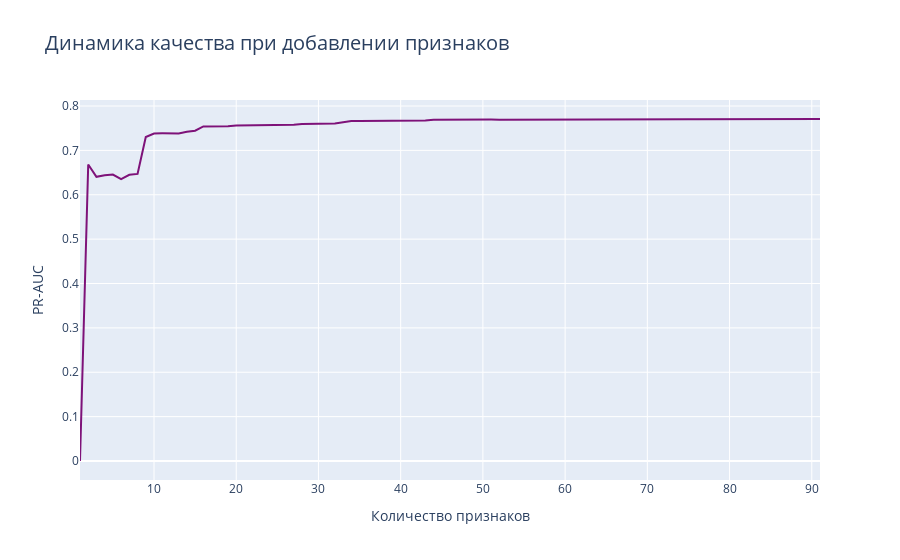

The notebook cell this image was saved under:
### Markdown cell above
Строю график:

### Code cell
import plotly.express as px

fig = px.line(x=arr_k, 
              y=aucs,
              title='Динамика качества при добавлении признаков',
              color_discrete_sequence=["#7E1279"])

fig.update_layout(
    xaxis_title='Количество признаков',          
    yaxis_title='PR-AUC',
    title_font_size=20,     
    font=dict(size=12)     
)

### Figure 1 — Plotly figure (JSON) as saved in the notebook; plotly's stock layout.template omitted (floating-point values rounded to 4 significant figures)
{"data": [{"hovertemplate": "x=%{x}<br>y=%{y}<extra></extra>", "legendgroup": "", "line": {"color": "#7E1279", "dash": "solid"}, "marker": {"symbol": "circle"}, "mode": "lines", "name": "", "orientation": "v", "showlegend": false, "type": "scatter", "x": [1, 2, 3, 4, 5, 6, 7, 8, 9, 10, 11, 12, 13, 14, 15, 16, 17, 18, 19, 20, 21, 22, 23, 24, 25, 26, 27, 28, 29, 30, 31, 32, 33, 34, 35, 36, 37, 38, 39, 40, 41, 42, 43, 44, 45, 46, 47, 48, 49, 50, 51, 52, 53, 54, 55, 56, 57, 58, 59, 60, 61, 62, 63, 64, 65, 66, 67, 68, 69, 70, 71, 72, 73, 74, 75, 76, 77, 78, 79, 80, 81, 82, 83, 84, 85, 86, 87, 88, 89, 90, 91], "xaxis": "x", "y": [0, 0.6683, 0.6405, 0.6441, 0.6457, 0.6355, 0.6449, 0.647, 0.7302, 0.7381, 0.7384, 0.7383, 0.7383, 0.7418, 0.7445, 0.7541, 0.7541, 0.7545, 0.7544, 0.7562, 0.7563, 0.7562, 0.7569, 0.7574, 0.7574, 0.7579, 0.7579, 0.7592, 0.7594, 0.7604, 0.7603, 0.7607, 0.7634, 0.7662, 0.7664, 0.7666, 0.7665, 0.7663, 0.7661, 0.7664, 0.7671, 0.7673, 0.7672, 0.7689, 0.7692, 0.7691, 0.7691, 0.7693, 0.769, 0.7691, 0.7694, 0.7693, 0.7695, 0.7695, 0.7692, 0.7693, 0.7698, 0.7698, 0.7699, 0.7698, 0.7697, 0.7699, 0.7699, 0.7699, 0.7699, 0.7701, 0.7701, 0.7701, 0.7703, 0.77, 0.7704, 0.7702, 0.7703, 0.7703, 0.7703, 0.7703, 0.7705, 0.7704, 0.7703, 0.7703, 0.7703, 0.7703, 0.7703, 0.7703, 0.7703, 0.7703, 0.7705, 0.7705, 0.7705, 0.7708, 0.7707], "yaxis": "y"}], "layout": {"font": {"size": 12}, "legend": {"tracegroupgap": 0}, "title": {"font": {"size": 20}, "text": "Динамика качества при добавлении признаков"}, "xaxis": {"anchor": "y", "domain": [0, 1], "title": {"text": "Количество признаков"}}, "yaxis": {"anchor": "x", "domain": [0, 1], "title": {"text": "PR-AUC"}}}}
